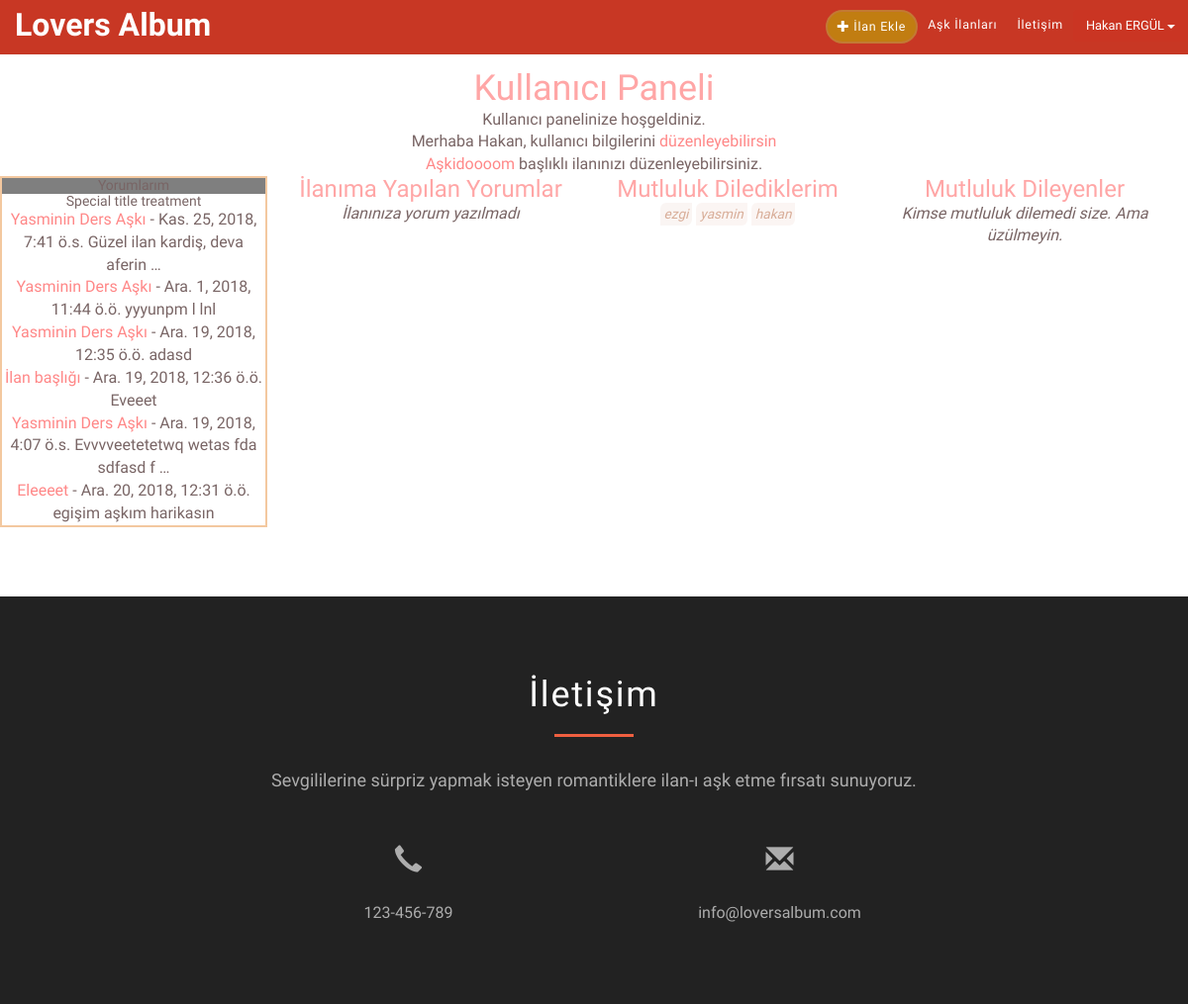
The page /dashboard/ (signed in) on the database its author committed.
### ilan/models.py (models this page shows, shortened)
class Ilan(models.Model):
    baslik = models.CharField(max_length=30)
    metin =  RichTextUploadingField()
    arkaplan_rengi = ColorField(default='#ffffff')
    arkaplan_resmi = models.ImageField(upload_to='ilan_fotolari/', blank=True)
    ilan_foto = models.ImageField(upload_to='ilan_fotolari/', default='350x150.png')
    ilan_fon_muzik = models.FileField(upload_to='ilan_fon_muzikleri/', blank=True)
    user = models.OneToOneField(settings.AUTH_USER_MODEL, on_delete=models.CASCADE)
    mutluluk_dileyenler = models.ManyToManyField(settings.AUTH_USER_MODEL, blank= True, related_name = 'mutluluk_dilenen_ilan')
    goruntulenme = models.PositiveIntegerField(default = 0)
    olusturma_tarihi = models.DateTimeField(auto_now_add=True)
    yayinlandimi = models.BooleanField(default=False)

class Comment(models.Model):
    ilan = models.ForeignKey(Ilan, on_delete=models.CASCADE, related_name='yorumlar')
    user = models.ForeignKey(settings.AUTH_USER_MODEL, on_delete=models.CASCADE, related_name='yorumlari')
    yorum_metni = models.TextField()
    created = models.DateTimeField(auto_now_add=True)
    updated = models.DateTimeField(auto_now=True)
    active = models.BooleanField(default=False)
    class Meta:
        ordering = ('created',)

### user/views.py (the view)
# urls.py: path('dashboard/', us_view.dashboard, name='dashboard'),
@login_required
def dashboard(request):
    if 0:
        print(request.user.ilan)
        ilanim = Ilan.objects.filter(user=request.user)
        yorum_ilan = {'ilanim': ilanim,
                'yorumlarim': Comment.objects.filter(user=request.user),
                'ilanima_yorumlar': Comment.objects.filter(ilan = request.user.ilan),
                'mutluluk_dilediklerim': Ilan.objects.filter(mutluluk_dileyenler = request.user),
                'mutluluk_dileyenler': User.objects.filter(mutluluk_dilenen_ilan = request.user.ilan)
                }
    else:
        yorum_ilan = {
                'yorumlarim': Comment.objects.filter(user=request.user),
                'mutluluk_dilediklerim': Ilan.objects.filter(mutluluk_dileyenler = request.user),
                }
    return render(request, 'registration/dashboard.html', yorum_ilan)

### templates/registration/dashboard.html (shortened to what this page needs)
{% extends "base.html" %}
{% block content %}
<h1>Kullanıcı Paneli</h1>
<p>Kullanıcı panelinize hoşgeldiniz.</p>
<p>Merhaba {{ user.first_name }}, kullanıcı bilgilerini <a href="{% url 'edit' %}">düzenleyebilirsin</a></p>
{% if user.ilan == '' %}
İlanın henüz yok, istiyorsan <a href="../ilan/ekle">ekle</a>
{% else %}
<a href="../ilan/{{ user.ilan.id}}/edit">{{ user.ilan.baslik }}</a>{% if not user.ilan.yayinlandimi %}<em>editör onayı bekleniyor</em>{% endif %}
 başlıklı ilanınızı düzenleyebilirsiniz.
{% endif %}
    <div class="row">
        <div class="col-lg-3 col-md-3 col-sm-6 col-xs-6">
        <div class="card">
    <h5 class="card-header">Yorumlarım</h5>
    <div class="card-body">
    <h5 class="card-title">Special title treatment</h5>
    <p class="card-text">
            {% for yorumum in yorumlarim %}
            <div class="yorum-liste"> <a href =" ../ilan/{{ yorumum.ilan.id }} "> {{ yorumum.ilan.baslik }}</a> - <span class="tarih">{{ yorumum.created }}</span>
                {{ yorumum.yorum_metni | truncatewords:5 }}
            </div>
            {% endfor %}</p>
    </div>
    </div>
        </div>
        <div class="col-lg-3 col-md-3 col-sm-6 col-xs-6">
            <h3>İlanıma Yapılan Yorumlar</h3>
            {% if not ilanima_yorumlar %} <em>İlanınıza yorum yazılmadı</em>{% endif %}
        </div>
        <div class="col-lg-3 col-md-3 col-sm-6 col-xs-6">
            <h3>Mutluluk Dilediklerim</h3>
            {% for item in mutluluk_dilediklerim  %}
                <a href="../ilan/{{ item.user.ilan.id }}"><span class="kull-liste"> {{ item.user }}</span></a>
            {% endfor %}
        </div>
        <div class="col-lg-3 col-md-3 col-sm-6 col-xs-6">
            <h3>Mutluluk Dileyenler</h3>
            {% if not mutluluk_dileyenler %} <em>Kimse mutluluk dilemedi size. Ama üzülmeyin.</em>{% endif %}
        </div>
    </div>
{% endblock %}

### templates/base.html (shortened to what this page needs)
<!DOCTYPE html>
{% load staticfiles %}
<html lang="tr">
<head>
    <link rel="stylesheet" href="https://maxcdn.bootstrapcdn.com/bootstrap/3.3.7/css/bootstrap.min.css">
    <link rel="stylesheet" href="https://use.fontawesome.com/releases/v5.3.1/css/all.css">
    <link rel="stylesheet" href="{% static '/css/wf-style.css' %}">
    <link rel="stylesheet" href="{% static '/js/assets/owl.carousel.min.css' %}">
    <link rel="stylesheet" href="{% static '/js/assets/owl.theme.default.min.css' %}">
    <link rel="stylesheet" href="{% static '/css/style.css' %}">
</head>
<body data-spy="scroll" data-target="#myScrollspy">
    <nav class="navbar navbar-default navbar-fixed-top" data-spy="affix" data-offset-top="205">
        <div class="container-fluid">
            <div class="navbar-header">
                <a class="navbar-brand" href="{% url 'anasayfa' %}">Lovers Album</a></div>
            <div class="collapse navbar-collapse" id="myNavbar">
                <ul class="nav navbar-nav navbar-right">
                    <li class="nav-item">
                    <a href="{% url 'ilan:ilan_ekle' %}" class="btn-default-new nav-link"><span class="glyphicon glyphicon-plus"></span> İlan Ekle</a>
                    </li>
                    <li class="nav-item"><a href="{% url 'ilan:ilan_listele' %}"  class="nav-link">Aşk İlanları</a></li>
                    <li class="nav-item"><a href="#iletisim"  class="nav-link">İletişim</a></li>
                    {% if user.is_authenticated %}
                    <li class="nav-item">
                        <div class="dropdown">
                        <button class="btn login-name-btn dropdown-toggle" type="button" data-toggle="dropdown">{{ user.first_name  }} {{ user.last_name }}
                        <span class="caret"></span></button>
                        </div>
                    </li>
                    {% else %}
                    <li class="nav-item"><a href="{% url 'login' %}"  class="nav-link"><span class="glyphicon glyphicon-user" aria-hidden="true"></span> Giriş</a></li>
                    {% endif %}
                </ul>
            </div>
        </div>
    </nav>
{% if request.path == '/' %}
                {% block main %}
                {% endblock main %}
{% else %}
<section class="main-section" >
    <div class="row" style="margin:0">
        {% block content %}
        {% endblock content %}
    </div>
</section>
 {% endif %}
<footer id="iletisim">
        <div class="container">
            <div class="row">
                <div class="col-md-8 col-md-offset-2 col-sm-12 col-xs-12">
                    <h3>İletişim</h3>
                    <p>Sevgililerine sürpriz yapmak isteyen romantiklere ilan-ı aşk etme fırsatı sunuyoruz. </p>
                    <div class="gap">
                        <div class="col-sm-6 col-xs-12"> <span class="glyphicon glyphicon-earphone"></span> <a href="tel:123456789">123-456-789</a> </div>
                        <div class="col-sm-6 col-xs-12"> <span class="glyphicon glyphicon-envelope"></span> <a href="mailto:info@loversalbum.com">info@loversalbum.com</a> </div>
                    </div>
                </div>
            </div>
        </div>
    </footer>
</body>
</html>

### static/css/style.css (style rules this page uses)
body { background: #fff; color: #796565; font-family: "Montserrat", sans-serif; font-size: 16px; overflow-x: hidden; -webkit-text-stroke: rgba(255, 255, 255, 0.01) 0.1px; -webkit-font-smoothing: antialiased !important; }
a { text-decoration: none; -ms-transition: all 0.3s ease-in; -webkit-transition: all 0.3s ease-in; transition: all 0.3s ease-in; color: rgba(255, 0, 0, 0.472); }
i, em { font-style: italic; }
h1, h2, h3, h4, h5, h6, p { font-weight: normal; margin: 0; }
h1, h2, h3, h4 { color: rgba(255, 0, 0, 0.349); }
html, body { height: 100%; }
nav.navbar-default { background-color: rgba(192, 26, 4, 0.87); border-color: rgba(78, 75, 75, 0.05); -ms-transition: all 0.3s ease-in-out; -webkit-transition: all 0.3s ease-in-out; transition: all 0.3s ease-in-out; }
nav.navbar-default .navbar-brand { color: #fff; font-weight: 600; font-size: 32px; font-family: "Sacramento", sans-serif; }
nav.navbar-default .navbar-nav > li { margin: 2px 0; }
nav.navbar-default .navbar-nav > li > a { color: #fff; font-family: "Montserrat", sans-serif; font-size: 0.78em; letter-spacing: 0.06em; }
.nav-item .btn-default-new { max-width: 100px; }
.nav li { text-align: center; }
.nav > li > a { margin: 8px auto; padding: 5px 10px; }
.dropdown .btn { margin: 8px 0; font-size: 0.8em; }
.card { border: solid 2px rgba(235, 164, 95, 0.6); }
.card-header { background-color: rgba(0, 0, 0, 0.5); }
.btn-default-new { background: #c17d11; border-radius: 30px; border: solid 2px #c37934; color: #ffffff; font-family: "Roboto", sans-serif; padding: 0 3px; -ms-transition: all 0.6s ease-in-out; -webkit-transition: all 0.6s ease-in-out; transition: all 0.6s ease-in-out; }
.glyphicon { font-size: 12px; font-weight: 100; }
.kull-liste { display: inline-block; color: rgba(214, 168, 146, 0.945); font-size: 0.85em; font-style: italic; background-color: rgba(214, 168, 146, 0.1145); padding: 2px 4px; border-radius: 6px 0; }
.main-section { min-height: 450px; overflow: auto; padding: 70px 0; position: relative; text-align: center; }
.main-section .row { max-width: 100vw; }
footer { background: #222; padding: 80px 0; position: relative; text-align: center; }
footer h3 { font-size: 36px; margin-bottom: 30px; text-transform: capitalize; color: #fff; letter-spacing: 0.05em; }
footer h3:after { content: ""; display: block; width: 80px; height: 3px; margin: 20px auto 0; background: #f05f40; }
footer p { font-size: 18px; line-height: 1.6; color: #adadad; }
.gap { display: block; margin-top: 50px; }
footer span.glyphicon { color: #adadad; font-size: 28px; display: block; margin: 0 auto 30px; }
footer a { color: #adadad; }
.login-name-btn { color: #fff !important; background-color: rgba(255, 0, 0, 0.04); }

### rows shown on the page
Comment: ilan.baslik "Yasminin Ders Aşkı", created "Kas. 25, 2018, 7:41 ö.s.", yorum_metni "Güzel ilan kardiş, deva aferin …"
Comment: ilan.baslik "Yasminin Ders Aşkı", created "Ara. 1, 2018, 11:44 ö.ö.", yorum_metni "yyyunpm l lnl"
Comment: ilan.baslik "Yasminin Ders Aşkı", created "Ara. 19, 2018, 12:35 ö.ö.", yorum_metni "adasd"
Comment: ilan.baslik "İlan başlığı", created "Ara. 19, 2018, 12:36 ö.ö.", yorum_metni "Eveeet"
Comment: ilan.baslik "Yasminin Ders Aşkı", created "Ara. 19, 2018, 4:07 ö.s.", yorum_metni "Evvvveetetetwq wetas fda sdfasd f …"
Comment: ilan.baslik "Eleeeet", created "Ara. 20, 2018, 12:31 ö.ö.", yorum_metni "egişim aşkım harikasın"
Ilan: user "ezgi"
Ilan: user "yasmin"
Ilan: user "hakan"

### other values the page prints
{{ user.first_name }} "Hakan"
{{ user.last_name }} "ERGÜL"
{{ user.ilan.baslik }} "Aşkidoooom"
